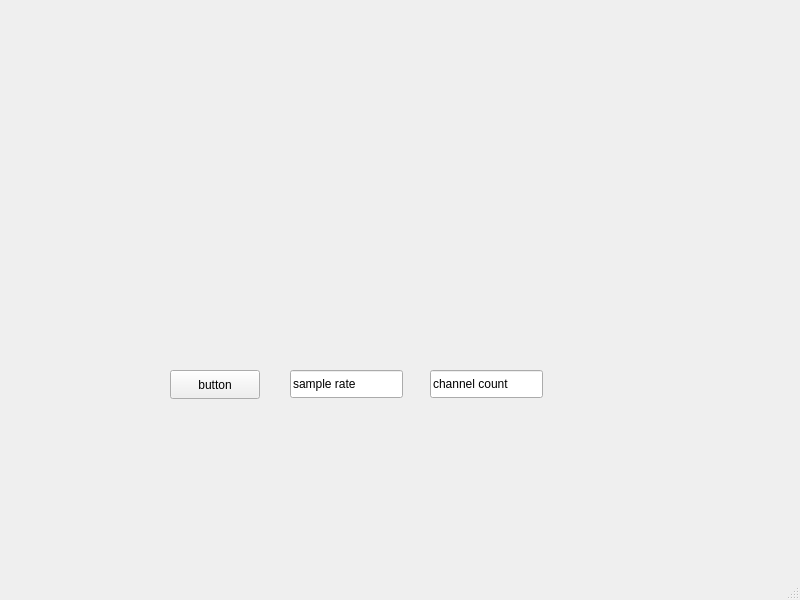
<?xml version="1.0" encoding="UTF-8"?>
<ui version="4.0">
 <class>MainClass</class>
 <widget class="QMainWindow" name="MainClass">
  <property name="geometry">
   <rect>
    <x>0</x>
    <y>0</y>
    <width>800</width>
    <height>600</height>
   </rect>
  </property>
  <property name="windowTitle">
   <string>MainClass</string>
  </property>
  <widget class="QWidget" name="centralwidget">
   <widget class="QCustomPlot" name="Grapt_qcustomplot" native="true">
    <property name="geometry">
     <rect>
      <x>170</x>
      <y>50</y>
      <width>481</width>
      <height>301</height>
     </rect>
    </property>
   </widget>
   <widget class="QPushButton" name="OpenSignal_button">
    <property name="geometry">
     <rect>
      <x>170</x>
      <y>370</y>
      <width>90</width>
      <height>29</height>
     </rect>
    </property>
    <property name="text">
     <string>button</string>
    </property>
   </widget>
   <widget class="QLineEdit" name="SampleRate_edit">
    <property name="geometry">
     <rect>
      <x>290</x>
      <y>370</y>
      <width>113</width>
      <height>28</height>
     </rect>
    </property>
    <property name="text">
     <string>sample rate</string>
    </property>
   </widget>
   <widget class="QLineEdit" name="ChannelCount_edit">
    <property name="geometry">
     <rect>
      <x>430</x>
      <y>370</y>
      <width>113</width>
      <height>28</height>
     </rect>
    </property>
    <property name="text">
     <string>channel count</string>
    </property>
   </widget>
  </widget>
  <widget class="QMenuBar" name="menubar">
   <property name="geometry">
    <rect>
     <x>0</x>
     <y>0</y>
     <width>800</width>
     <height>25</height>
    </rect>
   </property>
  </widget>
  <widget class="QStatusBar" name="statusbar"/>
 </widget>
 <customwidgets>
  <customwidget>
   <class>QCustomPlot</class>
   <extends>QWidget</extends>
   <header location="global">qcustomplot.h</header>
   <container>1</container>
  </customwidget>
 </customwidgets>
 <resources/>
 <connections/>
</ui>
